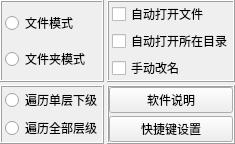
<?xml version="1.0" encoding="UTF-8"?>
<ui version="4.0">
 <class>Form</class>
 <widget class="QWidget" name="Form">
  <property name="geometry">
   <rect>
    <x>0</x>
    <y>0</y>
    <width>231</width>
    <height>123</height>
   </rect>
  </property>
  <property name="windowTitle">
   <string>Form</string>
  </property>
  <layout class="QGridLayout" name="gridLayout">
   <property name="leftMargin">
    <number>0</number>
   </property>
   <property name="topMargin">
    <number>0</number>
   </property>
   <property name="rightMargin">
    <number>0</number>
   </property>
   <property name="bottomMargin">
    <number>0</number>
   </property>
   <property name="spacing">
    <number>3</number>
   </property>
   <item row="0" column="0">
    <widget class="QFrame" name="frame">
     <property name="frameShape">
      <enum>QFrame::Box</enum>
     </property>
     <property name="frameShadow">
      <enum>QFrame::Raised</enum>
     </property>
     <layout class="QVBoxLayout" name="verticalLayout_5">
      <property name="spacing">
       <number>3</number>
      </property>
      <property name="leftMargin">
       <number>3</number>
      </property>
      <property name="topMargin">
       <number>0</number>
      </property>
      <property name="rightMargin">
       <number>0</number>
      </property>
      <property name="bottomMargin">
       <number>0</number>
      </property>
      <item>
       <widget class="QRadioButton" name="radioButton_mode_move_file">
        <property name="text">
         <string>文件模式</string>
        </property>
        <attribute name="buttonGroup">
         <string notr="true">buttonGroup_mode_move</string>
        </attribute>
       </widget>
      </item>
      <item>
       <widget class="QRadioButton" name="radioButton_mode_move_folder">
        <property name="text">
         <string>文件夹模式</string>
        </property>
        <attribute name="buttonGroup">
         <string notr="true">buttonGroup_mode_move</string>
        </attribute>
       </widget>
      </item>
     </layout>
    </widget>
   </item>
   <item row="0" column="1">
    <widget class="QFrame" name="frame_3">
     <property name="frameShape">
      <enum>QFrame::Box</enum>
     </property>
     <property name="frameShadow">
      <enum>QFrame::Raised</enum>
     </property>
     <layout class="QVBoxLayout" name="verticalLayout_7">
      <property name="spacing">
       <number>3</number>
      </property>
      <property name="leftMargin">
       <number>3</number>
      </property>
      <property name="topMargin">
       <number>0</number>
      </property>
      <property name="rightMargin">
       <number>0</number>
      </property>
      <property name="bottomMargin">
       <number>0</number>
      </property>
      <item>
       <widget class="QCheckBox" name="checkBox_auto_open_current">
        <property name="text">
         <string>自动打开文件</string>
        </property>
       </widget>
      </item>
      <item>
       <widget class="QCheckBox" name="checkBox_auto_open_parent">
        <property name="text">
         <string>自动打开所在目录</string>
        </property>
       </widget>
      </item>
      <item>
       <widget class="QCheckBox" name="checkBox_reconfirm_rename">
        <property name="text">
         <string>手动改名</string>
        </property>
       </widget>
      </item>
     </layout>
    </widget>
   </item>
   <item row="1" column="0">
    <widget class="QFrame" name="frame_2">
     <property name="frameShape">
      <enum>QFrame::Box</enum>
     </property>
     <property name="frameShadow">
      <enum>QFrame::Raised</enum>
     </property>
     <layout class="QVBoxLayout" name="verticalLayout_6">
      <property name="spacing">
       <number>3</number>
      </property>
      <property name="leftMargin">
       <number>3</number>
      </property>
      <property name="topMargin">
       <number>0</number>
      </property>
      <property name="rightMargin">
       <number>0</number>
      </property>
      <property name="bottomMargin">
       <number>0</number>
      </property>
      <item>
       <widget class="QRadioButton" name="radioButton_mode_walk_single">
        <property name="text">
         <string>遍历单层下级</string>
        </property>
        <attribute name="buttonGroup">
         <string notr="true">buttonGroup_mode_walk</string>
        </attribute>
       </widget>
      </item>
      <item>
       <widget class="QRadioButton" name="radioButton_mode_walk_all">
        <property name="text">
         <string>遍历全部层级</string>
        </property>
        <attribute name="buttonGroup">
         <string notr="true">buttonGroup_mode_walk</string>
        </attribute>
       </widget>
      </item>
     </layout>
    </widget>
   </item>
   <item row="1" column="1">
    <widget class="QFrame" name="frame_4">
     <property name="frameShape">
      <enum>QFrame::Box</enum>
     </property>
     <property name="frameShadow">
      <enum>QFrame::Raised</enum>
     </property>
     <layout class="QVBoxLayout" name="verticalLayout_8">
      <property name="spacing">
       <number>3</number>
      </property>
      <property name="leftMargin">
       <number>0</number>
      </property>
      <property name="topMargin">
       <number>0</number>
      </property>
      <property name="rightMargin">
       <number>0</number>
      </property>
      <property name="bottomMargin">
       <number>0</number>
      </property>
      <item>
       <widget class="QPushButton" name="pushButton_information">
        <property name="text">
         <string>软件说明</string>
        </property>
       </widget>
      </item>
      <item>
       <widget class="QPushButton" name="pushButton_hotkeys_setting">
        <property name="text">
         <string>快捷键设置</string>
        </property>
       </widget>
      </item>
     </layout>
    </widget>
   </item>
  </layout>
 </widget>
 <resources/>
 <connections/>
 <buttongroups>
  <buttongroup name="buttonGroup_mode_move"/>
  <buttongroup name="buttonGroup_mode_walk"/>
 </buttongroups>
</ui>
